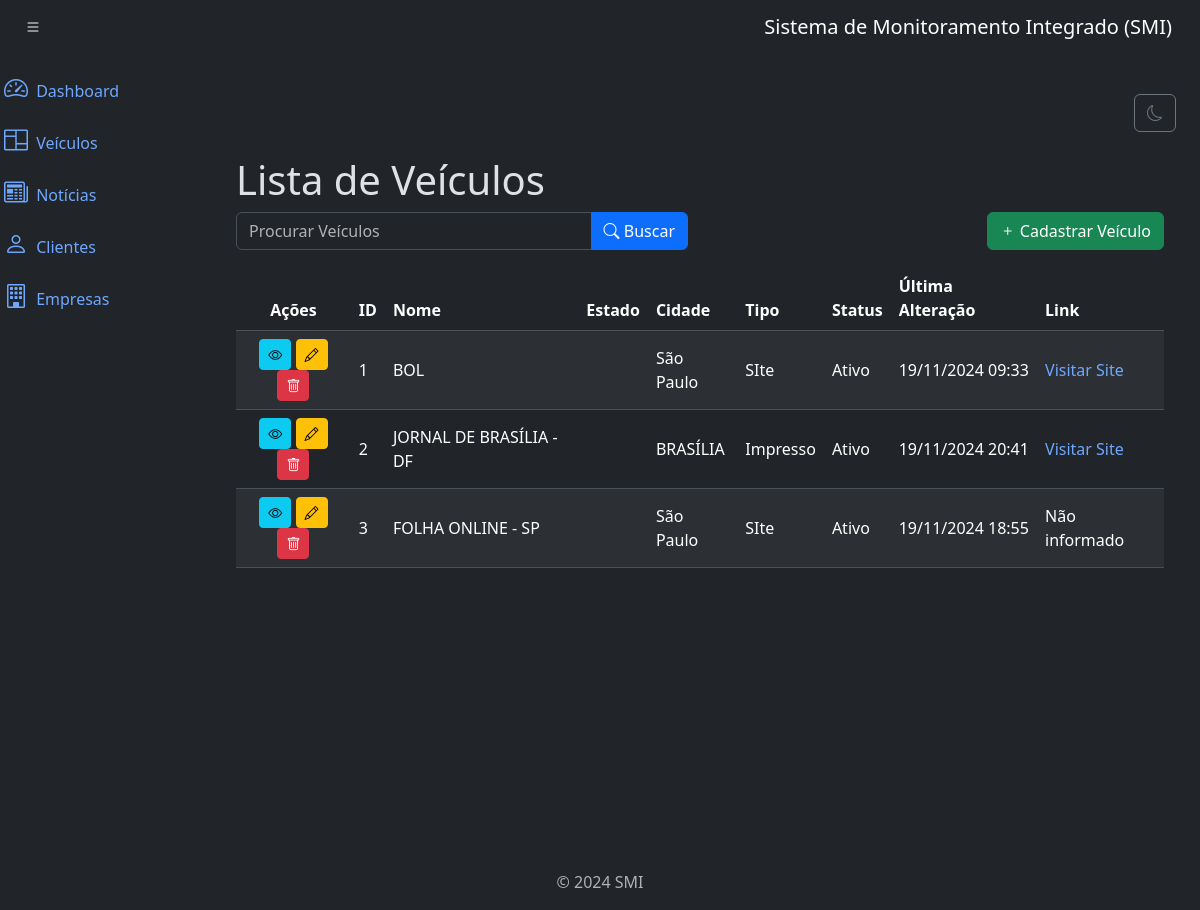
/veiculos/list/, run on the app's committed database.
### veiculos/models.py (models this page shows, shortened)
class Veiculo(models.Model):
    nome = models.CharField(max_length=500)
    tipodeveiculo = models.ForeignKey(
        TipoDeVeiculo, on_delete=models.PROTECT, related_name='veiculos'
    )
    periodicidade = models.ForeignKey(
        Periodicidade, on_delete=models.PROTECT, related_name='veiculos'
    )
    status = models.CharField(
        max_length=20,
        choices=[('Ativo', 'Ativo'), ('Inativo', 'Inativo')],
        default='Ativo'
    )
    grande_imprensa = models.BooleanField(default=False)
    pais = models.CharField(max_length=100, default='Brasil')
    uf = models.CharField(max_length=2)  # Ex.: 'SP'
    cidade = models.CharField(max_length=100, blank=True, null=True)
    prioritario = models.BooleanField(default=False)
    valor_publicitario_padrao = models.DecimalField(
        max_digits=10, decimal_places=2, blank=True, null=True
    )
    altura_cm = models.IntegerField(blank=True, null=True)
    largura_cm = models.IntegerField(blank=True, null=True)
    endereco_do_site = models.URLField(blank=True, null=True)
    identificador_url = models.CharField(max_length=255, blank=True, null=True)
    endereco_do_flip = models.CharField(max_length=255, blank=True, null=True)
    numero_minimo_de_noticias = models.IntegerField(blank=True, null=True)
    periodo_maximo_sem_noticia = models.IntegerField(blank=True, null=True)
    url_da_stream = models.URLField(blank=True, null=True)
    created_at = models.DateTimeField(auto_now_add=True)
    updated_at = models.DateTimeField(auto_now=True)

class TipoDeVeiculo(models.Model):
    nome = models.CharField(max_length=500)
    sigla = models.CharField(max_length=2, unique=True, null=True, blank=True)
    class Meta:
        ordering = ['nome']
    def __str__(self):
        return self.nome

### veiculos/views.py (the view)
# urls.py: path('veiculos/list/', views.VeiculoListView.as_view(), name='veiculo_list'),
class VeiculoListView(ListView):
    model = models.Veiculo
    template_name = 'veiculo_list.html'
    context_object_name = 'veiculos'
    paginate_by = 20
    def get_queryset(self):
        queryset = super().get_queryset()
        nome = self.request.GET.get('nome')
        if nome:
            queryset = queryset.filter(nome__icontains=nome)
        return queryset

### veiculos/templates/veiculo_list.html (shortened to what this page needs)
{% extends 'base.html' %}
{% block content %}
<div class="container mt-4">
    <h3 class="display-6">Lista de Veículos</h3>
    <div class="row mb-3">
        <div class="col-md-6">
            <form method="get" action="{% url 'veiculo_list' %}">
                <div class="input-group">
                    <input type="text" class="form-control" name="nome" placeholder="Procurar Veículos" value="{{ request.GET.nome }}">
                    <button type="submit" class="btn btn-primary">
                        <i class="bi bi-search"></i> Buscar
                    </button>
                </div>
            </form>
        </div>
        <div class="col-md-6 text-end">
            <a href="{% url 'veiculo_create' %}" class="btn btn-success">
                <i class="bi bi-plus"></i> Cadastrar Veículo
            </a>
        </div>
    </div>
    <div class="table-responsive">
        <table class="table table-striped table-hover align-middle">
            <thead class="table-dark">
                <tr>
                    <th class="text-center">Ações</th>
                    <th>ID</th>
                    <th>Nome</th>
                    <th>Estado</th>
                    <th>Cidade</th>
                    <th>Tipo</th>
                    <th>Status</th>
                    <th>Última Alteração</th>
                    <th>Link</th>
                </tr>
            </thead>
            <tbody>
                {% for veiculo in veiculos %}
                <tr>
                    <td class="text-center">
                        <a href="{% url 'veiculo_detail' veiculo.id %}" class="btn btn-info btn-sm" title="Visualizar">
                            <i class="bi bi-eye"></i>
                        </a>
                        <a href="{% url 'veiculo_update' veiculo.id %}" class="btn btn-warning btn-sm" title="Editar">
                            <i class="bi bi-pencil"></i>
                        </a>
                        <a href="{% url 'veiculo_delete' veiculo.id %}" class="btn btn-danger btn-sm" title="Excluir">
                            <i class="bi bi-trash"></i>
                        </a>
                    </td>
                    <td>{{ veiculo.id }}</td>
                    <td>{{ veiculo.nome }}</td>
                    <td>{{ veiculo.UF }}</td>
                    <td>{{ veiculo.cidade }}</td>
                    <td>{{ veiculo.tipodeveiculo }}</td>
                    <td>{{ veiculo.status }}</td>
                    <td>{{ veiculo.updated_at|date:"d/m/Y H:i" }}</td>
                    <td>
                        {% if veiculo.endereco_do_site %}
                        <a href="{{ veiculo.endereco_do_site }}" target="_blank" class="text-decoration-none">
                            Visitar Site
                        </a>
                        {% else %}
                        Não informado
                        {% endif %}
                    </td>
                </tr>
                {% endfor %}
            </tbody>
        </table>
    </div>
</div>
{% endblock %}

### data on the page
Veiculo: id "1", nome "BOL", cidade "São Paulo", tipodeveiculo "SIte", status "Ativo", updated_at "19/11/2024 09:33"
Veiculo: id "2", nome "JORNAL DE BRASÍLIA - DF", cidade "BRASÍLIA", tipodeveiculo "Impresso", status "Ativo", updated_at "19/11/2024 20:41"
Veiculo: id "3", nome "FOLHA ONLINE - SP", cidade "São Paulo", tipodeveiculo "SIte", status "Ativo", updated_at "19/11/2024 18:55", shows "Não informado"
